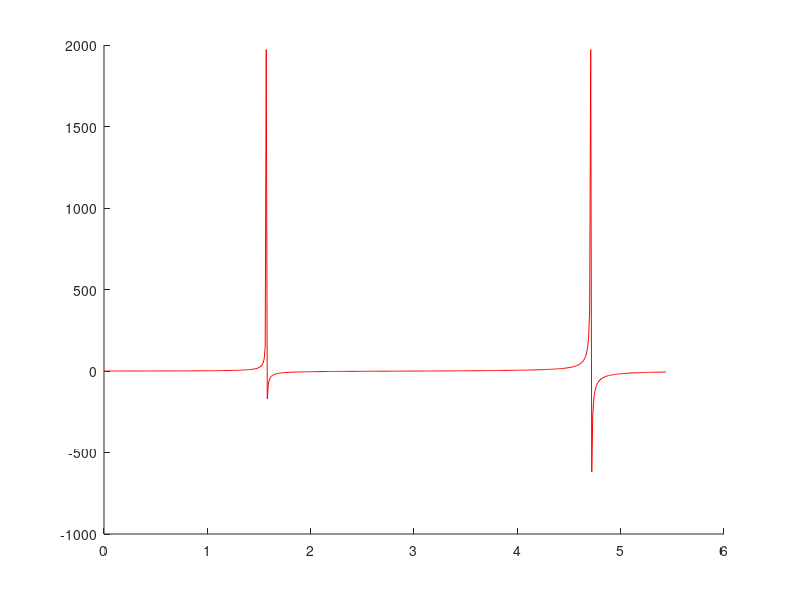

This figure's MATLAB source: (Note: this script raises an error after producing the figure.)
%Oppgave 2 
%b

f = 30; a = 0.5; n1 = 2; n2 = 1; Nit = 3;
w = 2*pi*f*10^9;
e = 8.85*10^(-12); %permeability
mu_0 = 4*pi*10^(-7);
e1=(n1^2)*e; %inside the slab
e2=(n2^2)*e; %outside

r = w*sqrt(mu_0*(e1-e2)); %from 1g)
R = a*r*10^-2; %from 2a)
u = 0:0.01:R;

figure(1);
hold on
for m = 0:1:1
    v1 = u.*tan(u-m*(pi/2));
    v2 = sqrt(R.^2-u.^2);
    if(m==0){plot(u,v1,'r')} %even modes
    else {plot(u,v1,'b')} %odd modes
    legend('Even', 'Odd', 'Location','northwest');
    end
    plot(u,v2);
end
xlabel('u'); ylabel('v');
axis([0 7 0 7]);

% C)

[be,kc,ac,fc,err] = dguide(f,a,n1,n2,Nit);
be = be*10^2;
for j = 1:4
     ky(j) = sqrt(e*mu_0*w^2-(be(j)).^2);
     u(j) = ky(j)*a*10^(-2);
     scatter(u(j),v(j));
     alpha(j) = sqrt((be(j)).^2-w^2*e2^2*mu_0);
     v(j) = alpha(j)*a*10^(-2);
end


% D)
H_0 = 1;
H_e = 1;
y1 = -a:0.01:a; % d/2 < y < d/2
y2 = a:0.01:2*a; % y > d/2
y3 = -a:0.01:-2*a; % y < -d/2
figure(2);
for i = 1:1:4
   if(mod(i,2) == 0) %Odd
       E_x1 = (-w*mu_0)/ky(i)*H_0*cos(ky(i)*y1); % d/2 < y < d/2
       E_x2 = (-w*mu_0)/alpha(i)*H_0*sin(ky(i)*a)*exp(-alpha(i)*(y2-a)); % y > d/2
       E_x3 = (-w*mu_0)/alpha(i)*H_0*sin(ky(i)*a)*exp(alpha(i)*(y3+a)); % y < -d/2
   else %even
       E_x1 = (-w*mu_0)/ky(i)*H_e*sin(ky(i)*y1); % d/2 < y < d/2
       E_x2 = (-w*mu_0)/alpha(i)*H_e*cos(ky(i)*a)*exp(-alpha(i)*(y2-a)); % y > d/2
       E_x3 = (-w*mu_0)/alpha(i)*H_e*cos(ky(i)*a)*exp(alpha(i)*(y3+a)); % y < -d/2
   end
   plot(y1,E_x1);
   hold on
   plot(y2,E_x2);
   hold on
   plot(y3,E_x3);
   grid on
   xlabel('m');
   ylabel('E_x(y)');
   title('E_x(y) for the 4 propagating modes');
end